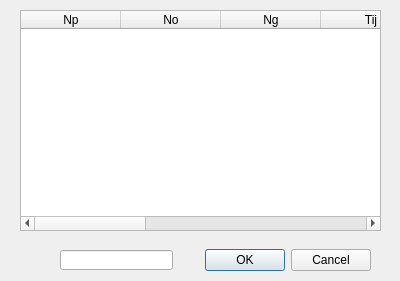
<?xml version="1.0" encoding="UTF-8"?>
<ui version="4.0">
 <class>user</class>
 <widget class="QDialog" name="user">
  <property name="geometry">
   <rect>
    <x>0</x>
    <y>0</y>
    <width>400</width>
    <height>281</height>
   </rect>
  </property>
  <property name="windowTitle">
   <string>Dialog</string>
  </property>
  <widget class="QDialogButtonBox" name="buttonBox">
   <property name="geometry">
    <rect>
     <x>30</x>
     <y>240</y>
     <width>341</width>
     <height>41</height>
    </rect>
   </property>
   <property name="orientation">
    <enum>Qt::Horizontal</enum>
   </property>
   <property name="standardButtons">
    <set>QDialogButtonBox::Cancel|QDialogButtonBox::Ok</set>
   </property>
  </widget>
  <widget class="QTableWidget" name="usertable">
   <property name="geometry">
    <rect>
     <x>20</x>
     <y>10</y>
     <width>361</width>
     <height>221</height>
    </rect>
   </property>
   <column>
    <property name="text">
     <string>Np</string>
    </property>
   </column>
   <column>
    <property name="text">
     <string>No</string>
    </property>
   </column>
   <column>
    <property name="text">
     <string>Ng</string>
    </property>
   </column>
   <column>
    <property name="text">
     <string>Tij</string>
    </property>
   </column>
   <column>
    <property name="text">
     <string>ST</string>
    </property>
   </column>
   <column>
    <property name="text">
     <string>tn</string>
    </property>
   </column>
   <column>
    <property name="text">
     <string>Nm</string>
    </property>
   </column>
   <column>
    <property name="text">
     <string>S</string>
    </property>
   </column>
   <column>
    <property name="text">
     <string>mop</string>
    </property>
   </column>
  </widget>
  <widget class="QLineEdit" name="rab">
   <property name="geometry">
    <rect>
     <x>60</x>
     <y>250</y>
     <width>113</width>
     <height>20</height>
    </rect>
   </property>
  </widget>
 </widget>
 <resources/>
 <connections>
  <connection>
   <sender>buttonBox</sender>
   <signal>accepted()</signal>
   <receiver>user</receiver>
   <slot>accept()</slot>
   <hints>
    <hint type="sourcelabel">
     <x>248</x>
     <y>254</y>
    </hint>
    <hint type="destinationlabel">
     <x>157</x>
     <y>274</y>
    </hint>
   </hints>
  </connection>
  <connection>
   <sender>buttonBox</sender>
   <signal>rejected()</signal>
   <receiver>user</receiver>
   <slot>reject()</slot>
   <hints>
    <hint type="sourcelabel">
     <x>316</x>
     <y>260</y>
    </hint>
    <hint type="destinationlabel">
     <x>286</x>
     <y>274</y>
    </hint>
   </hints>
  </connection>
 </connections>
</ui>
